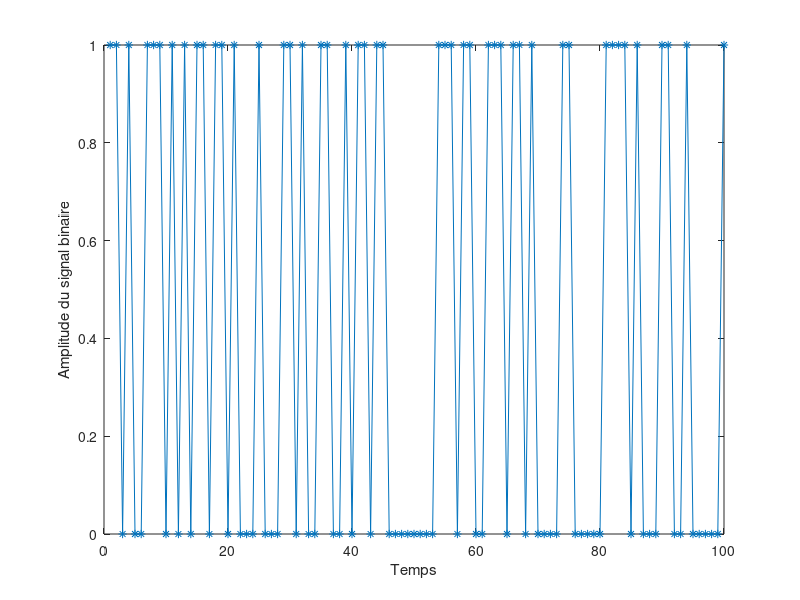
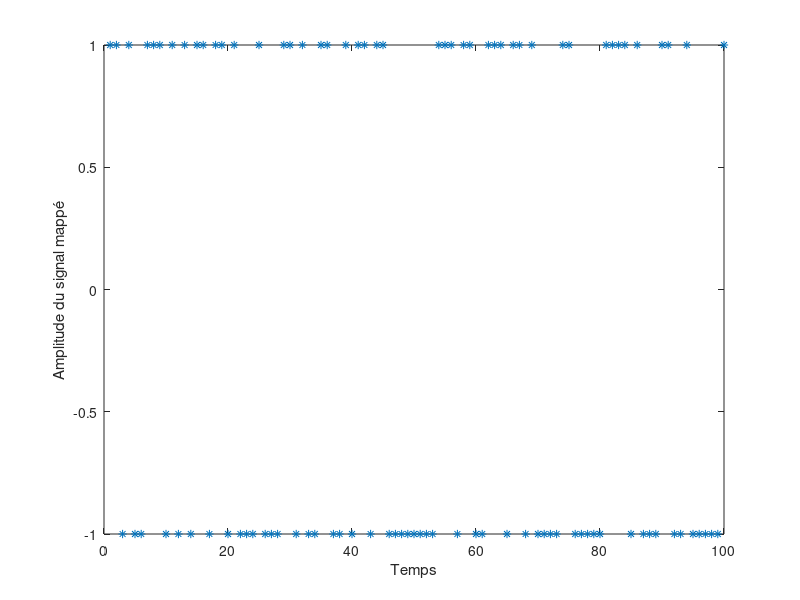
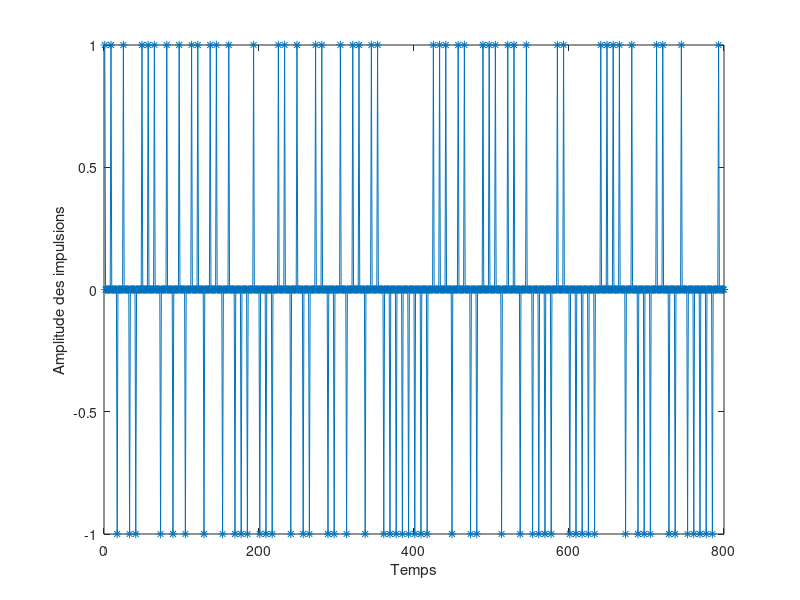
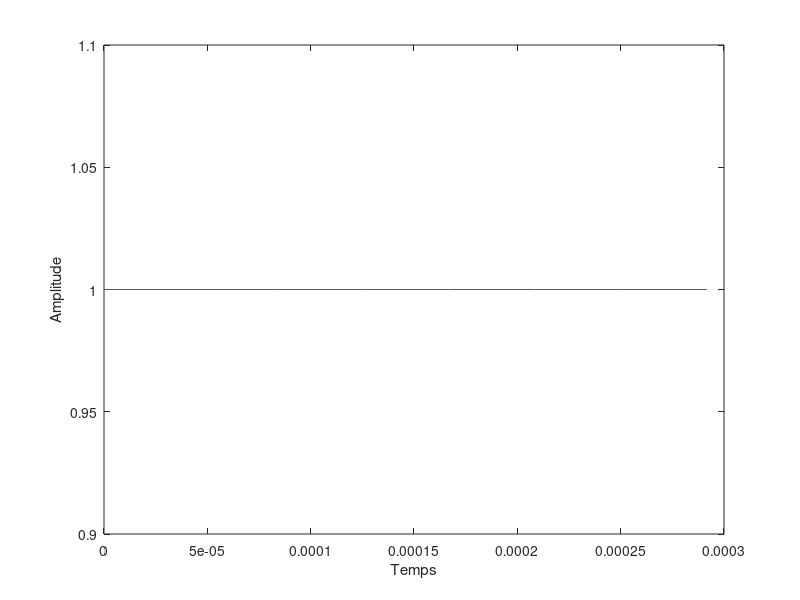

MATLAB code to generate these figures, in order: (Note: this script raises an error after producing the figures.)
clear all;
close all;
%Paramètres fixés par l'énoncé
Fe=24000;
Rb=3000;
Tb=1/Rb;
Te=1/Fe;
Nfft=1024;

%Paramètres modifiables
N=100;
Ns=Fe/Rb;
Ns1=Ns;
Ns2=Ns*2;
Ns3=Ns;
alpha=0.6;
Ts1=Ns1*Te;
Ts2=Ns2*Te;
Ts3=Ns3*Te;
sigma = 1;

%Génération de BITS
signal_bin=round(rand(N,1));
plot(signal_bin,'*-');
xlabel("Temps");
ylabel("Amplitude du signal binaire");
figure()

%Mapping
signal_map=(signal_bin-1/2)*2;
plot(signal_map,'*');
xlabel("Temps");
ylabel("Amplitude du signal mappé");
figure()

%Génération des impulsions
pic=zeros(1,Ns);
pic(1)=1;
s_imp=kron(signal_map,pic');
plot(s_imp,'*-');
xlabel("Temps");
ylabel("Amplitude des impulsions");
figure()

% Définition du filtre 1
T1=[0:Te:(Ns1-1)*Te];
h1=zeros(1,Ns1);
h1(1,1:Ns)=1;

%Tracé du filtre 1
plot(T1,h1);
xlabel("Temps");
ylabel("Amplitude");
figure()

% Définition du filtre 2
T2=[0:Te:(Ns2-1)*Te];
h2=zeros(1,Ns2);
h2(1,1:Ns2)=1;

%Tracé du filtre 2
plot(T2,h2);
xlabel("Temps");
ylabel("Amplitude");
figure()

% Définition du filtre 3
L=15;
h3=rcosdesign(alpha,L,Ns3);
T3=[0:Te:(length(h3)-1)*Te];

%Tracé du filtre 3
plot(T3,h3);
xlabel("Temps");
ylabel("Amplitude");
figure();

%Filtrage 1
s1=filter(h1,1,s_imp);
plot(s1);
xlabel("Temps");
ylabel("Amplitude");
figure();

%Filtrage 2
s2=filter(h2,1,s_imp);
plot(s2);
xlabel("Temps");
ylabel("Amplitude");
figure();

%Filtrage 3
s3=filter(h3,1,s_imp);
plot(s3);
xlabel("Temps");
ylabel("Amplitude");
figure();

%Calcul de la DSP1
N1=1024;
delta_f=Fe/N1;
F=[0:delta_f:Fe-delta_f];
TfX=abs(fft(s1,Nfft));
P1=1/Nfft*TfX.*TfX; %Périodogramme

%Calcul de la DSP2
TfX=abs(fft(s2,Nfft));
P2=1/Nfft*TfX.*TfX; %Périodogramme

%Calcul de la DSP3
TfX=abs(fft(s3,Nfft));
P3=1/Nfft*TfX.*TfX; %Périodogramme

%Tracé des DSP
semilogy(F,P1,'g',F,P2,'r',F,P3,'b');
xlabel("Fréquence");
ylabel("Amplitude");
legend('DSP1','DSP2','DSP3');
figure();

%Tracé de la DSP1 théo et exp
F_centre=linspace(-Fe/2,Fe/2,Nfft);
sx1=fftshift(Ts1*sinc(F_centre*Ts1).*sinc(F_centre*Ts1));
sx1 = sx1 / max(sx1);
P1 = P1 / max(P1); %On normalise les 2 expressions
semilogy(F,P1,'g',F,sx1,'k');
xlabel("Fréquence");
ylabel("Amplitude");
legend('DSP1 expéritementale','DSP1 théorique');
title("Comparaison des DSP")
figure();

%Tracé de la DSP2 théo et exp
sx2=fftshift(Ts2*sinc(F_centre*Ts2).*sinc(F_centre*Ts2));
sx2 = sx2 / max(sx2);
P2 = P2 / max(P2); %On normalise les 2 expressions
semilogy(F,P2,'g',F,sx2,'k');
xlabel("Fréquence");
ylabel("Amplitude");
legend('DSP2 expéritementale','DSP2 théorique');
title("Comparaison des DSP")
figure();

%Tracé de la DSP3 théo et exp
sx3 = zeros(1,1024);
plage1 = find(F<=(1-alpha)/(2*Ts3));
plage2 = find((1-alpha)/(2*Ts3)<=F);
plage3 = find(F<=(1+alpha)/(2*Ts3));
plage = intersect(plage2,plage3);
sx3(plage1) = sigma^2;
sx3(plage) = 1/2*sigma^2*(1+cos(pi*Ts3/alpha*(F(plage)-(1-alpha)/2*Ts3)));
semilogy(F,P3);
xlabel("Fréquence");
ylabel("Amplitude");
title("DSP")
legend('DSP3 expéritementale');


